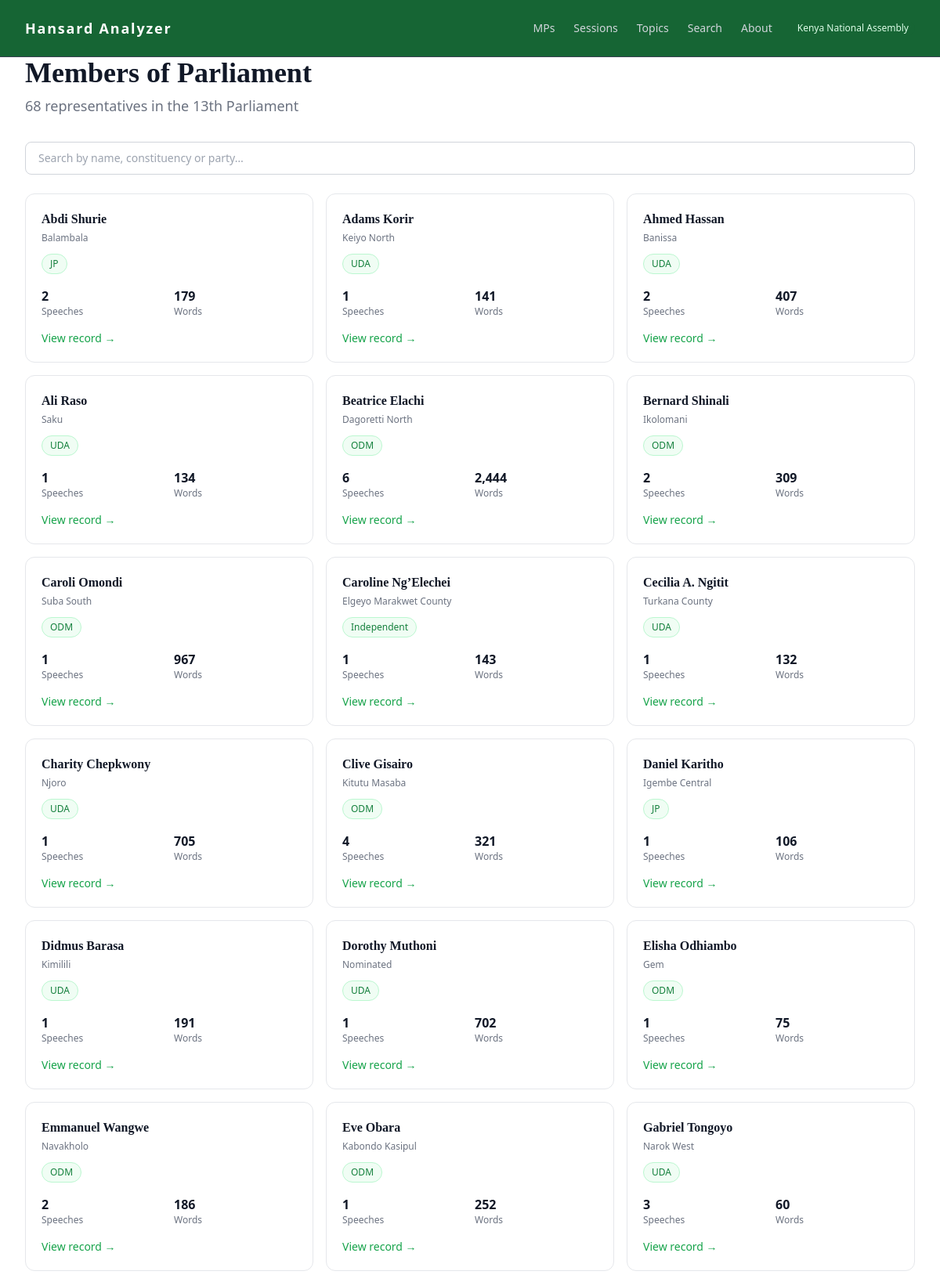
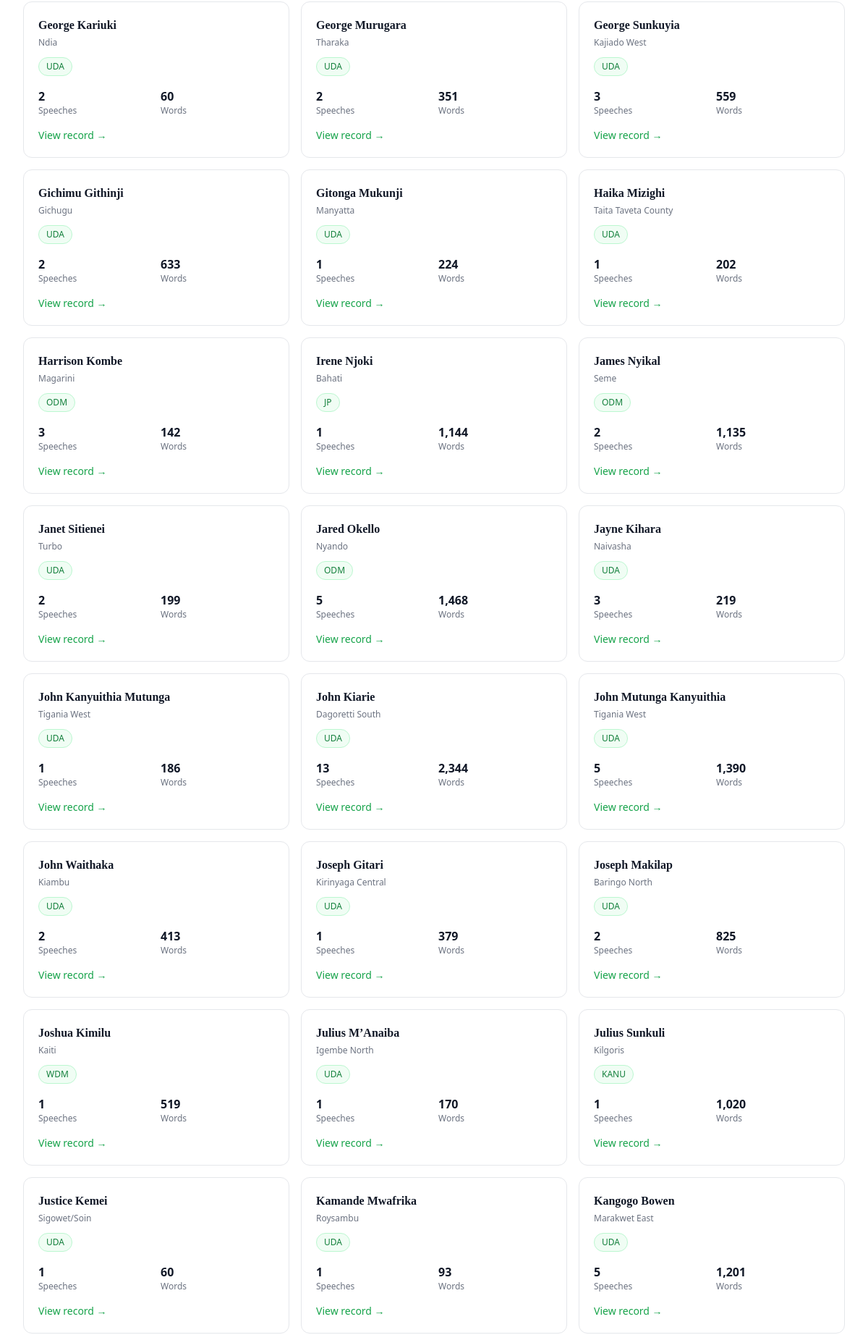
The page /members/ (upper part) on the database its author committed (2 pictures, top to bottom).
### tables this page shows
CREATE TABLE members (
    id           INTEGER PRIMARY KEY AUTOINCREMENT,
    name         TEXT NOT NULL,
    constituency TEXT,
    party        TEXT,
    first_seen   TEXT,
    last_seen    TEXT
);

### routes/members.py (the view)
@members_bp.route("/")
def member_list():
    conn = get_connection()
    members = get_all_members_with_stats(conn)
    conn.close()
    return render_template("members.html", members=members)

### analyzer/database/queries.py (called while the page is built)
def get_all_members_with_stats(conn: sqlite3.Connection) -> list[dict]:
    cursor = conn.cursor()
    cursor.execute(
        """
        SELECT
            m.*,
            COUNT(sp.id) AS speech_count,
            COALESCE(SUM(sp.word_count), 0) AS word_count
        FROM members m
        LEFT JOIN speeches sp ON sp.member_id = m.id
        GROUP BY m.id
        ORDER BY m.name
        """
    )
    columns = [description[0] for description in cursor.description]
    return [dict(zip(columns, row)) for row in cursor.fetchall()]

### analyzer/database/seed.py (called while the page is built)
def get_connection(db_path: Path = DB_PATH) -> sqlite3.Connection:
    conn = sqlite3.connect(db_path)
    conn.execute("PRAGMA foreign_keys = ON")
    return conn

### templates/members.html (shortened to what this page needs)
{% extends "base.html" %}
{% block content %}
<div class="mb-8">
    <h1 class="font-serif text-3xl sm:text-4xl font-semibold text-gray-900 mb-2">Members of Parliament</h1>
    <p class="text-gray-500 text-lg">{{ members|length }} representatives in the 13th Parliament</p>
</div>
<div class="mb-6">
    <input
        type="text"
        id="mpFilter"
        class="w-full px-4 py-2.5 rounded-lg border border-gray-300 text-sm focus:ring-2 focus:ring-green-100 focus:border-green-500 outline-none transition-all placeholder-gray-400"
        placeholder="Search by name, constituency or party…"
        onkeyup="filterTable()"
    />
</div>
{% if members %}
<div class="grid grid-cols-1 sm:grid-cols-2 lg:grid-cols-3 gap-4" id="mpGrid">
    {% for member in members %}
    <a href="{{ url_for('members.mp_scorecard', member_id=member.id) }}"
       class="member-card group border border-gray-200 rounded-xl p-5 bg-white hover:border-green-400 hover:shadow-lg hover:scale-105 transition-all duration-200 text-left">
        <div class="flex items-start justify-between mb-3">
            <div class="flex-1">
                <div class="font-serif font-semibold text-gray-900 mb-1 group-hover:text-green-600 transition-colors">{{ member.name }}</div>
                <div class="text-xs text-gray-500 font-medium">{{ member.constituency or '—' }}</div>
            </div>
        </div>
        <div class="flex items-center gap-2 flex-wrap mb-4">
            <span class="inline-block px-2.5 py-1 bg-green-50 border border-green-200 text-green-700 text-xs font-medium rounded-full">
                {{ member.party or '—' }}
            </span>
        </div>
        <div class="grid grid-cols-2 gap-3 text-sm">
            <div>
                <div class="text-base font-semibold text-gray-900">{{ member.speech_count or 0 }}</div>
                <div class="text-xs text-gray-500">Speeches</div>
            </div>
            <div>
                <div class="text-base font-semibold text-gray-900">{{ "{:,}".format(member.word_count or 0) }}</div>
                <div class="text-xs text-gray-500">Words</div>
            </div>
        </div>
        <div class="mt-4 text-green-600 text-sm font-medium group-hover:text-green-700 group-hover:underline transition-all">
            View record →
        </div>
    </a>
    {% endfor %}
</div>
{% else %}
<div class="border border-gray-200 rounded-xl p-6 bg-gray-50 text-center">
    <p class="text-gray-600 text-sm">No members in the database yet. Run <code class="bg-gray-200 px-2 py-1 rounded text-xs">flask sync</code> to ingest Hansard data.</p>
</div>
{% endif %}
{% endblock %}

### rows shown on the page
members: name "Abdi Shurie", constituency "Balambala", party "JP", speech_count "2", word_count "179"
members: name "Adams Korir", constituency "Keiyo North", party "UDA", speech_count "1", word_count "141"
members: name "Ahmed Hassan", constituency "Banissa", party "UDA", speech_count "2", word_count "407"
members: name "Ali Raso", constituency "Saku", party "UDA", speech_count "1", word_count "134"
members: name "Beatrice Elachi", constituency "Dagoretti North", party "ODM", speech_count "6", word_count "2,444"
members: name "Bernard Shinali", constituency "Ikolomani", party "ODM", speech_count "2", word_count "309"
members: name "Caroli Omondi", constituency "Suba South", party "ODM", speech_count "1", word_count "967"
members: name "Caroline Ng’Elechei", constituency "Elgeyo Marakwet County", party "Independent", speech_count "1", word_count "143"
members: name "Cecilia A. Ngitit", constituency "Turkana County", party "UDA", speech_count "1", word_count "132"
members: name "Charity Chepkwony", constituency "Njoro", party "UDA", speech_count "1", word_count "705"
members: name "Clive Gisairo", constituency "Kitutu Masaba", party "ODM", speech_count "4", word_count "321"
members: name "Daniel Karitho", constituency "Igembe Central", party "JP", speech_count "1", word_count "106"
members: name "Didmus Barasa", constituency "Kimilili", party "UDA", speech_count "1", word_count "191"
members: name "Dorothy Muthoni", constituency "Nominated", party "UDA", speech_count "1", word_count "702"
members: name "Elisha Odhiambo", constituency "Gem", party "ODM", speech_count "1", word_count "75"
members: name "Emmanuel Wangwe", constituency "Navakholo", party "ODM", speech_count "2", word_count "186"
members: name "Eve Obara", constituency "Kabondo Kasipul", party "ODM", speech_count "1", word_count "252"
members: name "Gabriel Tongoyo", constituency "Narok West", party "UDA", speech_count "3", word_count "60"
members: name "George Kariuki", constituency "Ndia", party "UDA", speech_count "2", word_count "60"
members: name "George Murugara", constituency "Tharaka", party "UDA", id "2", word_count "351"
members: name "George Sunkuyia", constituency "Kajiado West", party "UDA", speech_count "3", word_count "559"
members: name "Gichimu Githinji", constituency "Gichugu", party "UDA", speech_count "2", word_count "633"
members: name "Gitonga Mukunji", constituency "Manyatta", party "UDA", speech_count "1", word_count "224"
members: name "Haika Mizighi", constituency "Taita Taveta County", party "UDA", speech_count "1", word_count "202"
members: name "Harrison Kombe", constituency "Magarini", party "ODM", speech_count "3", word_count "142"
members: name "Irene Njoki", constituency "Bahati", party "JP", speech_count "1", word_count "1,144"
members: name "James Nyikal", constituency "Seme", party "ODM", speech_count "2", word_count "1,135"
members: name "Janet Sitienei", constituency "Turbo", party "UDA", speech_count "2", word_count "199"
members: name "Jared Okello", constituency "Nyando", party "ODM", speech_count "5", word_count "1,468"
members: name "Jayne Kihara", constituency "Naivasha", party "UDA", speech_count "3", word_count "219"
members: name "John Kanyuithia Mutunga", constituency "Tigania West", party "UDA", speech_count "1", word_count "186"
members: name "John Kiarie", constituency "Dagoretti South", party "UDA", speech_count "13", word_count "2,344"
members: name "John Mutunga Kanyuithia", constituency "Tigania West", party "UDA", speech_count "5", word_count "1,390"
members: name "John Waithaka", constituency "Kiambu", party "UDA", speech_count "2", word_count "413"
members: name "Joseph Gitari", constituency "Kirinyaga Central", party "UDA", speech_count "1", word_count "379"
members: name "Joseph Makilap", constituency "Baringo North", party "UDA", speech_count "2", word_count "825"
members: name "Joshua Kimilu", constituency "Kaiti", party "WDM", speech_count "1", word_count "519"
members: name "Julius M’Anaiba", constituency "Igembe North", party "UDA", speech_count "1", word_count "170"
members: name "Julius Sunkuli", constituency "Kilgoris", party "KANU", speech_count "1", word_count "1,020"
members: name "Justice Kemei", constituency "Sigowet/Soin", party "UDA", speech_count "1", word_count "60"
members: name "Kamande Mwafrika", constituency "Roysambu", party "UDA", speech_count "1", word_count "93"
members: name "Kangogo Bowen", constituency "Marakwet East", party "UDA", speech_count "5", word_count "1,201"

### other values the page prints
{{ members|length }} "68"
